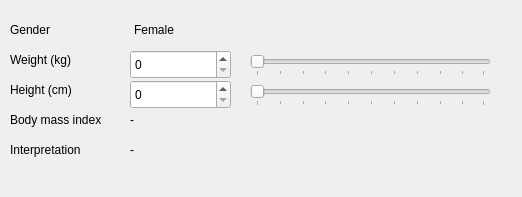
<?xml version="1.0" encoding="UTF-8"?>
<ui version="4.0">
 <class>MainWindow</class>
 <widget class="QMainWindow" name="MainWindow">
  <property name="geometry">
   <rect>
    <x>0</x>
    <y>0</y>
    <width>522</width>
    <height>197</height>
   </rect>
  </property>
  <property name="windowTitle">
   <string>Body Mass Index Calculator</string>
  </property>
  <widget class="QWidget" name="centralWidget">
   <widget class="QLabel" name="n_g_label">
    <property name="geometry">
     <rect>
      <x>10</x>
      <y>20</y>
      <width>62</width>
      <height>20</height>
     </rect>
    </property>
    <property name="text">
     <string>Gender</string>
    </property>
   </widget>
   <widget class="QLabel" name="n_w_label">
    <property name="geometry">
     <rect>
      <x>10</x>
      <y>50</y>
      <width>81</width>
      <height>20</height>
     </rect>
    </property>
    <property name="text">
     <string>Weight (kg)</string>
    </property>
   </widget>
   <widget class="QLabel" name="n_h_label">
    <property name="geometry">
     <rect>
      <x>10</x>
      <y>80</y>
      <width>81</width>
      <height>20</height>
     </rect>
    </property>
    <property name="text">
     <string>Height (cm)</string>
    </property>
   </widget>
   <widget class="QSpinBox" name="Weight_Spin">
    <property name="geometry">
     <rect>
      <x>130</x>
      <y>50</y>
      <width>101</width>
      <height>29</height>
     </rect>
    </property>
   </widget>
   <widget class="QSpinBox" name="Height_Spin">
    <property name="geometry">
     <rect>
      <x>130</x>
      <y>80</y>
      <width>101</width>
      <height>29</height>
     </rect>
    </property>
   </widget>
   <widget class="QSlider" name="Weight_Slider">
    <property name="geometry">
     <rect>
      <x>250</x>
      <y>55</y>
      <width>241</width>
      <height>21</height>
     </rect>
    </property>
    <property name="orientation">
     <enum>Qt::Horizontal</enum>
    </property>
    <property name="tickPosition">
     <enum>QSlider::TicksBelow</enum>
    </property>
   </widget>
   <widget class="QSlider" name="Height_Slider">
    <property name="geometry">
     <rect>
      <x>250</x>
      <y>85</y>
      <width>241</width>
      <height>21</height>
     </rect>
    </property>
    <property name="orientation">
     <enum>Qt::Horizontal</enum>
    </property>
    <property name="tickPosition">
     <enum>QSlider::TicksBelow</enum>
    </property>
   </widget>
   <widget class="QLabel" name="label_4">
    <property name="geometry">
     <rect>
      <x>10</x>
      <y>110</y>
      <width>121</width>
      <height>20</height>
     </rect>
    </property>
    <property name="text">
     <string>Body mass index</string>
    </property>
   </widget>
   <widget class="QLabel" name="GenderLabel">
    <property name="geometry">
     <rect>
      <x>134</x>
      <y>20</y>
      <width>91</width>
      <height>20</height>
     </rect>
    </property>
    <property name="text">
     <string>Female</string>
    </property>
   </widget>
   <widget class="QLabel" name="label">
    <property name="geometry">
     <rect>
      <x>10</x>
      <y>140</y>
      <width>111</width>
      <height>20</height>
     </rect>
    </property>
    <property name="text">
     <string>Interpretation</string>
    </property>
   </widget>
   <widget class="QLabel" name="BMI_Label">
    <property name="geometry">
     <rect>
      <x>130</x>
      <y>110</y>
      <width>201</width>
      <height>20</height>
     </rect>
    </property>
    <property name="text">
     <string>-</string>
    </property>
   </widget>
   <widget class="QLabel" name="Itpr_Label">
    <property name="geometry">
     <rect>
      <x>130</x>
      <y>140</y>
      <width>201</width>
      <height>20</height>
     </rect>
    </property>
    <property name="text">
     <string>-</string>
    </property>
   </widget>
  </widget>
  <widget class="QMenuBar" name="menuBar">
   <property name="geometry">
    <rect>
     <x>0</x>
     <y>0</y>
     <width>522</width>
     <height>28</height>
    </rect>
   </property>
  </widget>
  <action name="actionReset">
   <property name="text">
    <string>Reset</string>
   </property>
  </action>
  <action name="actionQuit">
   <property name="text">
    <string>Quit</string>
   </property>
  </action>
  <action name="actionFemale">
   <property name="checkable">
    <bool>true</bool>
   </property>
   <property name="text">
    <string>Female</string>
   </property>
  </action>
  <action name="actionMale">
   <property name="checkable">
    <bool>true</bool>
   </property>
   <property name="text">
    <string>Male</string>
   </property>
  </action>
 </widget>
 <layoutdefault spacing="6" margin="11"/>
 <resources/>
 <connections>
  <connection>
   <sender>actionQuit</sender>
   <signal>triggered()</signal>
   <receiver>MainWindow</receiver>
   <slot>close()</slot>
   <hints>
    <hint type="sourcelabel">
     <x>-1</x>
     <y>-1</y>
    </hint>
    <hint type="destinationlabel">
     <x>260</x>
     <y>98</y>
    </hint>
   </hints>
  </connection>
 </connections>
</ui>
